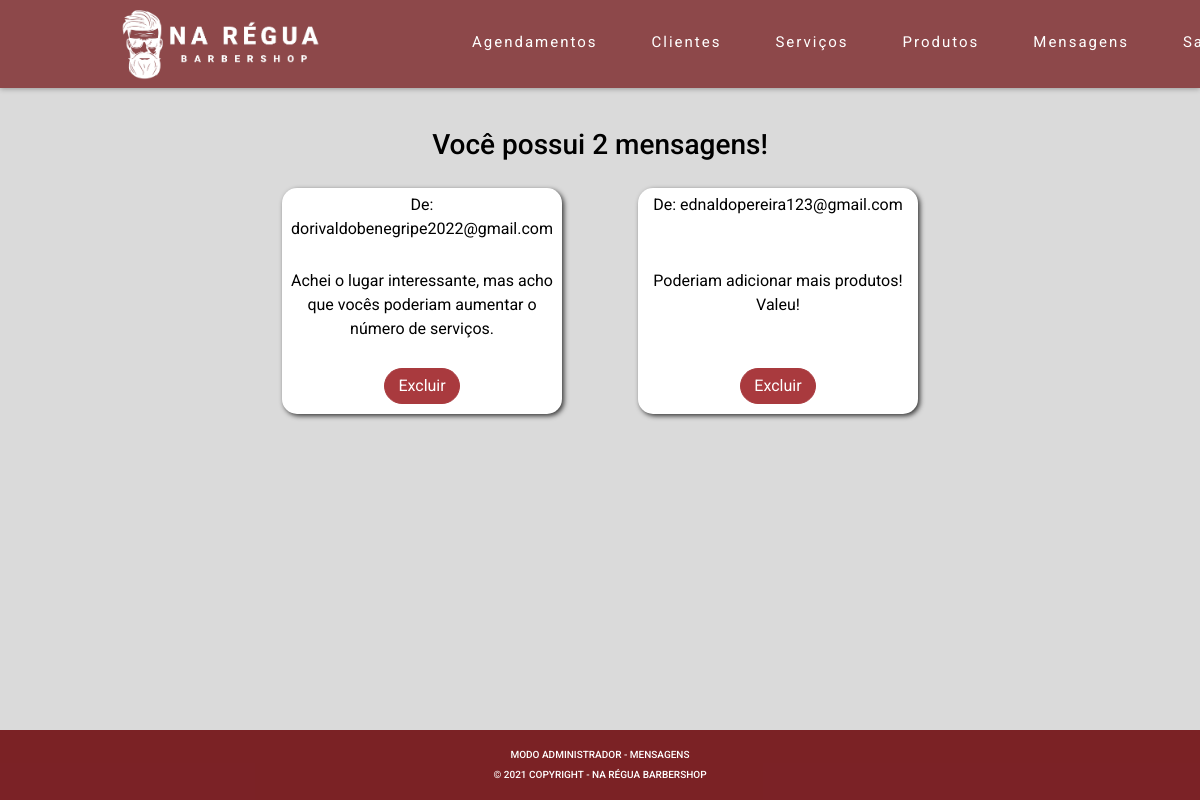
Page /restricted-area/show-message.php (signed in) on the committed database.
### tables this page shows
CREATE TABLE `messagetb` (
  `messageId` int(11) NOT NULL,
  `clientEmail` varchar(60) NOT NULL,
  `clientMessage` varchar(250) NOT NULL
);

### class/Message.php (called while the page is built, shortened)
<?php
class Message
{
    public function list()
    {
        $connection = Connection::connect();
        $stmt = $connection->prepare("SELECT * FROM messagetb ORDER BY messageId DESC");
        $stmt->execute();
        return $stmt;
    }
    public function countMessagesNumber()
    {
        $connection = Connection::connect();
        $stmt = $connection->prepare("SELECT COUNT(messageId) FROM messagetb");
        $stmt->execute();
        return $stmt;
    }
}
?>

### restricted-area/show-message.php (the view, shortened to what this page needs)
<?php include_once("validate-sentinel.php");
include_once("partials/head.php");
include_once("partials/nav.php");
require_once("../class/Message.php");
$message = new Message();
$stmt = $message->list();
$stmt2 = $message->countMessagesNumber();
?>
<section id="containerColumn" class="container-column container-fluid">
    <div class="column-1 container">
        <?php foreach ($stmt2 as $row) {
            if ($row[0] == 0) {
                echo "<h3>Você não possui nenhuma mensagem!</h3>";
            } else if ($row[0] == 1) {
                echo "<h3>Você possui 1 mensagem!</h3>";
            } else {
                echo "<h3>Você possui $row[0] mensagens!</h3>";
            }
        } ?>
        <div>
            <?php foreach ($stmt as $row) { ?>
                <div class="message-container">
                    <p>De: <?php echo $row[1] ?></p>
                    <p><?php echo $row[2] ?></p>
                    <a type="button" class="btn btn-delete" data-bs-toggle="modal" data-bs-target="#deleteMessageModal" data-bs-id="<?php echo $row[0] ?>">Excluir</a>
                </div>
            <?php } ?>
        </div>
    </div>
</section>
</main>
<footer class="footer">
    <h6>Modo Administrador - Mensagens</h6>
    <h6>© 2021 Copyright - Na Régua Barbershop</h6>
</footer>
</body>
</html>

### assets/css/style.css (style rules this page uses)
html { scroll-behavior: smooth; scroll-padding-top: 7vh; }
body { display: flex; flex-direction: column; height: 100vh; font-family: 'Roboto', sans-serif; }
a { text-decoration: none; }
.footer { flex-shrink: 0; display: flex; flex-direction: column; justify-content: center; align-items: center; padding: 15px; background-color: rgba(109, 10, 14, 0.9); z-index: 1; }
.footer h6 { font-size: 10px; margin: 4px 0 4px 0; text-transform: uppercase; }
.footer h6, .footer h6 a { text-align: center; font-size: 10px; color: #fff; text-decoration: none; }
.column-1 { margin-top: 40px; margin-bottom: 40px; display: flex; flex-direction: column; align-items: center; text-align: center; }
.message-container { display: inline-flex; flex-direction: column; justify-content: space-between; align-items: center; text-align: center; width: 280px; height: 226px; background-color: #fff; padding-bottom: 10px; margin: 18px 36px 20px 36px; border-radius: 15px; -webkit-box-shadow: 2px 2px 5px 0px rgba(0, 0, 0, 0.75); -moz-box-shadow: 2px 2px 5px 0px rgba(0, 0, 0, 0.75); box-shadow: 2px 2px 5px 0px rgba(0, 0, 0, 0.75); }
.message-container p { margin-top: 5px; margin-left: 5px; margin-right: 5px; }
.btn { all: unset; margin-top: 4px; padding: 5px 13px 5px 13px; color: #fff; border-radius: 50px; cursor: pointer; }
.btn-delete { background-color: #a93a3e; border: 1px solid #a93a3e; transition: .4s; }
@media (min-width: 992px) { .container-column { display: flex; flex-direction: row; justify-content: space-around; } }

### rows in the picture
messagetb: clientEmail "dorivaldobenegripe2022@gmail.com", clientMessage "Achei o lugar interessante, mas acho que vocês poderiam aumentar o número de serviços."
messagetb: clientEmail "ednaldopereira123@gmail.com", clientMessage "Poderiam adicionar mais produtos! Valeu!"

### other values in the picture
$row[0] "2"
